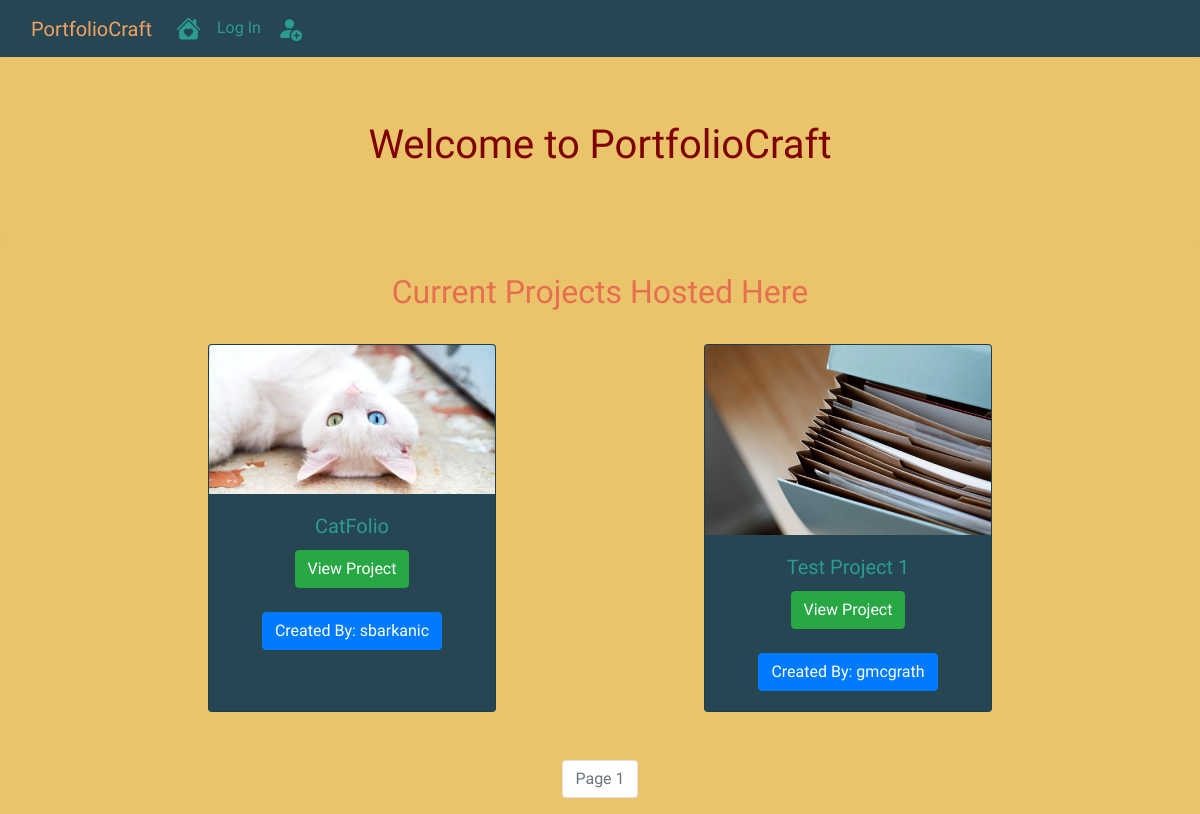
The page / on the database its author committed.
### portfoliocraft/models.py (models this page shows, shortened)
class Project(db.Model):
    __tablename__ = 'projects'
    id = db.Column(db.Integer, autoincrement = True, primary_key = True)
    user_id = db.Column(db.Integer, db.ForeignKey('users.id'), nullable = False)
    date = db.Column(db.DateTime, nullable = False, default = datetime.utcnow)
    title = db.Column(db.String(255), nullable = False)
    description = db.Column(db.Text(255), nullable = False)
    screenshot = db.Column(db.String(255), nullable = False, default = 'default_screenshot.png')
    demo_link = db.Column(db.String(255), nullable = False)
    github_link = db.Column(db.String(255), nullable = False)

class User(db.Model, UserMixin):
    __tablename__ = 'users'
    id = db.Column(db.Integer, autoincrement = True, primary_key = True)
    profile_image = db.Column(db.String(255), nullable = False, default = 'default_profile.png')
    resume = db.Column(db.String(255), nullable = False, default = 'default_resume.png')
    first_name = db.Column(db.String(255), nullable = False, index=True)
    last_name = db.Column(db.String(255), nullable = False, index=True)
    username = db.Column(db.String(255), unique = True, nullable = False, index=True)
    email = db.Column(db.String(255), unique = True, nullable = False, index=True)
    password_hash = db.Column(db.String(255), nullable = False)
    projects = db.relationship('Project', backref = 'author', lazy = True)

### portfoliocraft/core/views.py (the view)
@core.route('/')
def index():
    page = request.args.get('page', 1 , type=int)
    projects = Project.query.order_by(Project.date.desc()).paginate(page = page, per_page = 4)
    return render_template('index.html', projects = projects)

### portfoliocraft/templates/index.html
{% extends 'base.html' %}
{% block body %}
<div align="center" class="jumbotron">
    <h1>Welcome to PortfolioCraft</h1>
</div>
<div align="center"><h2>Current Projects Hosted Here</h2></div>
<br>
<div class="flex-container index" align="center">
    {% for project in projects.items %}
    <div class="card text-center" style="width: 18rem; background-color: #264653;">
        <img class="card-img-top" src="{{url_for('static', filename = 'screenshots/' +project.screenshot)}}" alt="project_image">
        <div class="card-body">
          <h5 class="card-title">{{project.title}}</h5>
          <a href=" {{url_for('projects.project', project_id = project.id)}}" class="btn btn-success">View Project</a>
          <br><br>
          <a href=" {{url_for('users.user_projects', username = project.author.username)}}" class="btn btn-primary">Created By: {{ project.author.username }}</a>
        </div>
      </div>
    {% endfor %}
</div>
<br><br>
<nav aria-label="Page Navigation">
    <ul class="pagination justify-content-center">
        {% for page_num in projects.iter_pages(left_edge=1, right_edge=1, left_current=1, right_current=1) %}
        {% if projects.page == page_num %}
        <li class="page-item disabled">
            <a class="page-link" href="{{url_for('core.index', page = page_num)}}">Page {{ page_num }}</a>
        </li>
        {% else %}
        <li class="page-item">
            <a class="page-link" href="{{url_for('core.index', page = page_num)}}">{{ page_num }}</a>
        </li>
        {% endif %}
        {% endfor %}
    </ul>
</nav>
{% endblock %}

### portfoliocraft/static/styles.css (style rules this page uses)
body { font-family: 'Tilt Neon', cursive; background-color: #e9c46a; color: #2a9d8f; }
.jumbotron { background-color: #e9c46a; }
.flex-container { display: flex; justify-content: space-evenly; }
h1 { color: maroon; }
h2 { color:#e76f51 }
.index { justify-content: space-evenly; }

### rows shown on the page
Project: screenshot (picture), title "CatFolio", author.username "sbarkanic"
Project: screenshot (picture), title "Test Project 1", author.username "gmcgrath"

### other values the page prints
{{ page_num }} "1"
